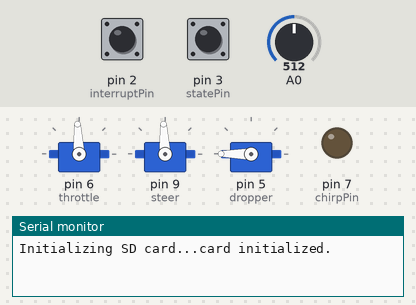
Bench run of a sketch on a simulated Arduino Uno, built with avr-gcc and run on an emulated ATmega328P. Parts: 3 × servo, output pins drawn as LEDs (lit = HIGH), the last lines printed to the serial monitor. The inputs (shaded band) are chosen by the test bench; at power-on: pin 3 (statePin) HIGH, A0 = 512, pin 2 (interruptPin) HIGH. Storage starts empty.

Above: at 1.2 s.
1.3 s: pin 3 (statePin) pulled LOW for 0.15 s
At 1.9 s:
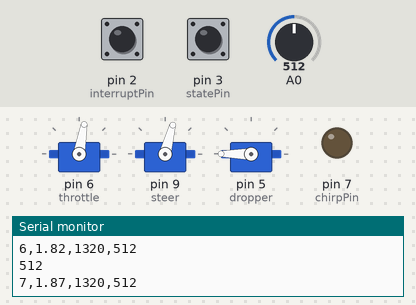
3.0 s: A0 set to 33
4.5 s: A0 set to 26
At 4.9 s:
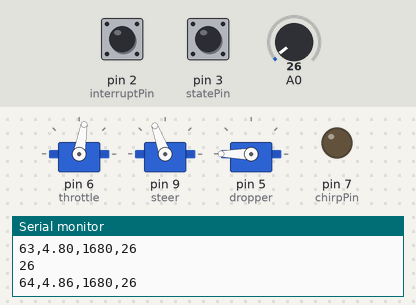
9.1 s: pin 3 (statePin) pulled LOW for 1 s
At 11.3 s:
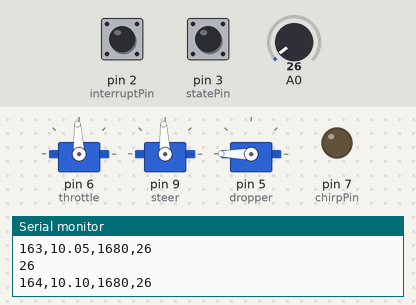
11.6 s: pin 3 (statePin) pulled LOW for 3.2 s
At 14.81 s:
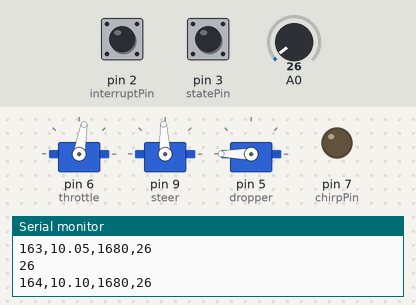
Timing chart, 0 to 16.3 s (numbered marks = the images above; inputs shaded):
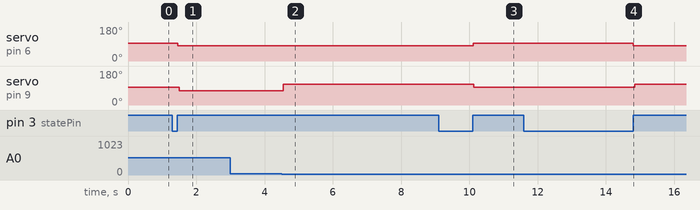

Measured:
- the behaviour switches between 30 and 29 on A0 (found by bisection; images 1 and 2)
- after the input at 1.3 s, servo on pin 6 (throttle): 93° → 80° after 0.15 s; servo on pin 9 (steer): 93° → 75° after 0.20 s
- after the input at 4.5 s, servo on pin 9 (steer): 75° → 110° at once
- after the input at 9.1 s, servo on pin 6 (throttle): 80° → 93° after 1.0 s; servo on pin 9 (steer): 110° → 93° after 1.0 s
- after the input at 11.6 s, servo on pin 6 (throttle): 93° → 80° after 3.2 s; servo on pin 9 (steer): 93° → 110° after 3.2 s

The sketch:

code2.ino
```cpp
#include <Servo.h>
#include <SPI.h>
#include <SD.h>

const int chipSelect = 10;
long startTime = millis();                                // record time when processor powered up
int count = 0;


Servo throttle;
Servo steer;
Servo dropper;

int steer_write=1500;

int dist;
volatile byte state = LOW;

const byte interruptPin = 2;
const byte statePin = 3;
const byte chirpPin = 7;

const int STOP_DISTANCE = 2210;
const int CRUMB_DISTANCE = 160;

int ticks=0;


void setup()
{
  Serial.begin(9600);                                     // Open serial communications and wait for port to open:
  while (!Serial) {                                       // wait for serial port to connect. Needed for native USB port only
    ;
  }

  Serial.print("Initializing SD card...");

  if (!SD.begin(chipSelect)) {                            // see if the card is present and can be initialized:
    Serial.println("Card failed, or not present");
    return;                                               // if card failed, don't do anything else
  }
  Serial.println("card initialized.");

  File logFile = SD.open("testLog.txt", FILE_WRITE);      // open the file. note that only one file can be open at a time,
                                                          // so you have to close this one before opening another.

  logFile.println("loop_count,system_time,steer,dist");              // log column header info for csv file; do this only once during setup
  logFile.close();
  throttle.attach(6);
  throttle.writeMicroseconds(1500);

  steer.attach(9);
  steer.writeMicroseconds(1500);// set servo to mid-point

  dropper.attach(5);
  dropper.write(300);

  pinMode(chirpPin,OUTPUT);
  digitalWrite(7,LOW);

  pinMode(interruptPin,INPUT);
  pinMode(interruptPin, INPUT_PULLUP);
  attachInterrupt(digitalPinToInterrupt(interruptPin), tick, CHANGE);
  pinMode(statePin,INPUT);
  pinMode(statePin, INPUT_PULLUP);
  attachInterrupt(digitalPinToInterrupt(statePin), state_change, RISING);

}

void loop() {

  if (state && ticks < STOP_DISTANCE){
    if(ticks==0){
      throttle.writeMicroseconds(1370);
      delay(10);
      throttle.writeMicroseconds(1370);
      delay(10);
      throttle.writeMicroseconds(1370);
      delay(10);
      throttle.writeMicroseconds(1370);
      delay(10);
    }
    dist = analogRead(0);
    Serial.println(dist);


    if (dist<30)
      steer_write=1680;
    else if (dist>50)
      steer_write=1320;
    //else
    //  steer.writeMicroseconds(1500);

    steer.writeMicroseconds(steer_write);

    if ((ticks%(CRUMB_DISTANCE))==0 && ticks>100)
    {
      for(int i=0;i<100;i++){
        dropper.write(50);
        delay(1);
      }
    }
    if ((ticks%(CRUMB_DISTANCE*2))==0&& ticks>100)
    {
      for(int i=0;i<100;i++){
        dropper.write(270);
        delay(1);
      }
    }

    if ((ticks%50)==0&& ticks>100)
    {
      throttle.writeMicroseconds(1370);
    }
    /*
    String dataString = "";                                 // make a string for assembling the data to log
    dataString += String(count);                            // cast loop counter as String and add to data string to be logged
    float currentTime = (millis() - startTime) / 1000.0;    // find the amount of time transpired since processor powered (seconds)
    dataString += ",";                                      // add comma to seperate data fields in this row of data
    dataString += String(currentTime);                      // add elapsed system time to string of data to be recorded
    dataString += ",";                                      // add comma to seperate data fields in this row of data
    dataString += String(steer_write);
    dataString += ",";                                      // add comma to seperate data fields in this row of data
    dataString += String(dist);
    File logFile = SD.open("borncalderon.txt", FILE_WRITE);      // open file
    if (logFile) {                                          // if open and writeable
      logFile.println(dataString);                          // write row of data to csv file
      logFile.close();                                      // close the file
      Serial.println(dataString);                           // print to the serial port too
    }
    else {                                                  // if the file isn't open, pop up an error
        Serial.println("error opening datalog.txt");
    }
    count++;
    */

    String dataString = "";                                 // make a string for assembling the data to log
    dataString += String(count);                            // cast loop counter as String and add to data string to be logged
    float currentTime = (millis() - startTime) / 1000.0;    // find the amount of time transpired since processor powered (seconds)
    dataString += ",";                                      // add comma to seperate data fields in this row of data
    dataString += String(currentTime);                      // add elapsed system time to string of data to be recorded
    dataString += ",";                                      // add comma to seperate data fields in this row of data
    dataString += String(steer_write);
    dataString += ",";                                      // add comma to seperate data fields in this row of data
    dataString += String(dist);
    File logFile = SD.open("testLog.txt", FILE_WRITE);      // open file
    if (logFile) {                                          // if open and writeable
      logFile.println(dataString);                          // write row of data to csv file
      logFile.close();                                      // close the file
      Serial.println(dataString);                           // print to the serial port too
    }
    else {                                                  // if the file isn't open, pop up an error
        Serial.println("error opening datalog.txt");
    }
    count++;                                                // increment loop counter
    //delay(1000);                                            // execute loop every 1 second

  }else{
    //Serial.println(state);
    throttle.writeMicroseconds(1500);
    delay(10);
    steer.writeMicroseconds(1500);
    delay(10);
  }

  if (ticks>=STOP_DISTANCE){
    throttle.writeMicroseconds(1500);
    delay(10);
    steer.writeMicroseconds(1500);
    delay(10);
    delay(200);
    digitalWrite(7,HIGH);
    delay(400);
    digitalWrite(7,LOW);
    throttle.writeMicroseconds(1500);
    delay(10);
    steer.writeMicroseconds(1500);
    delay(10);
    delay(200);
    digitalWrite(7,HIGH);
    delay(400);
    digitalWrite(7,LOW);
    delay(400);
    throttle.writeMicroseconds(1500);
    delay(10);
    steer.writeMicroseconds(1500);
    delay(10);
  }
}


void tick(){
  ticks++;
}

void state_change(){
  if(state==LOW)
    throttle.writeMicroseconds(1370);
  state = !state;
}
```
